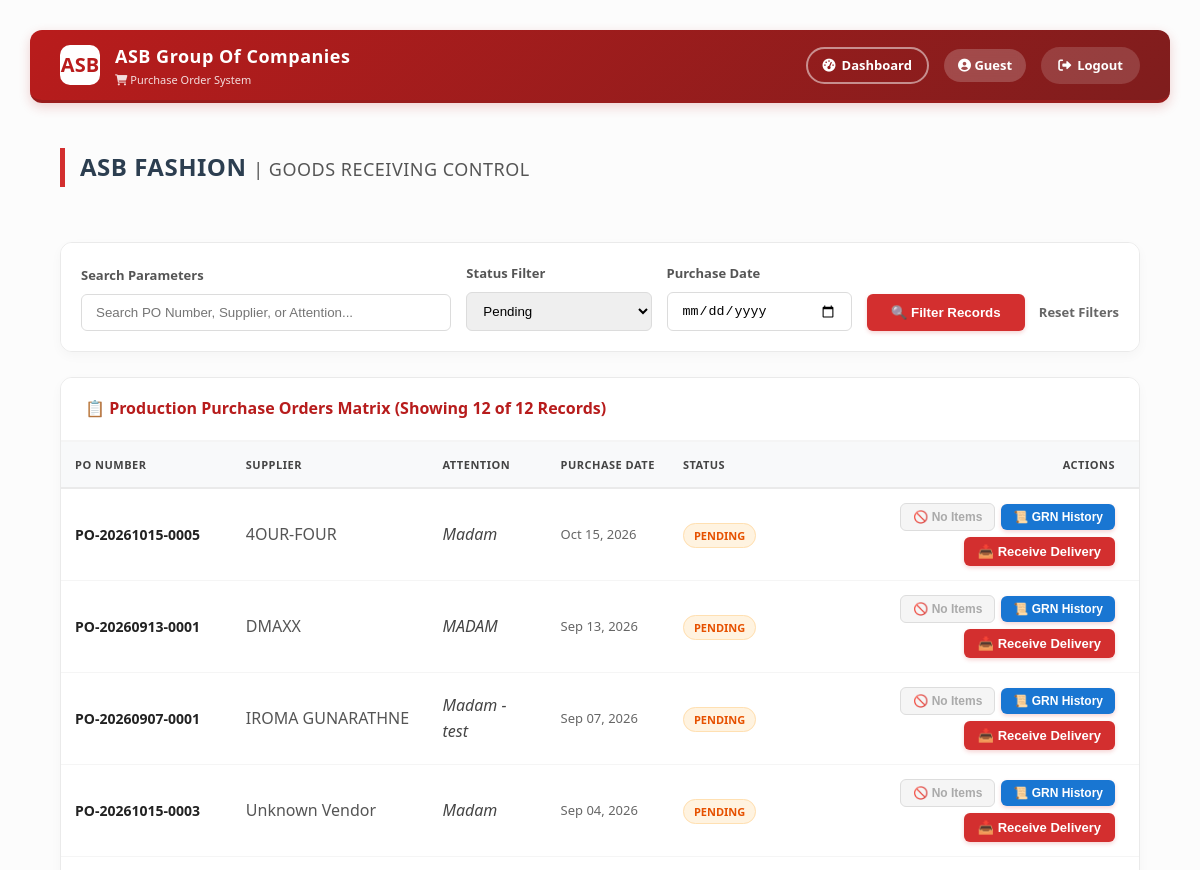
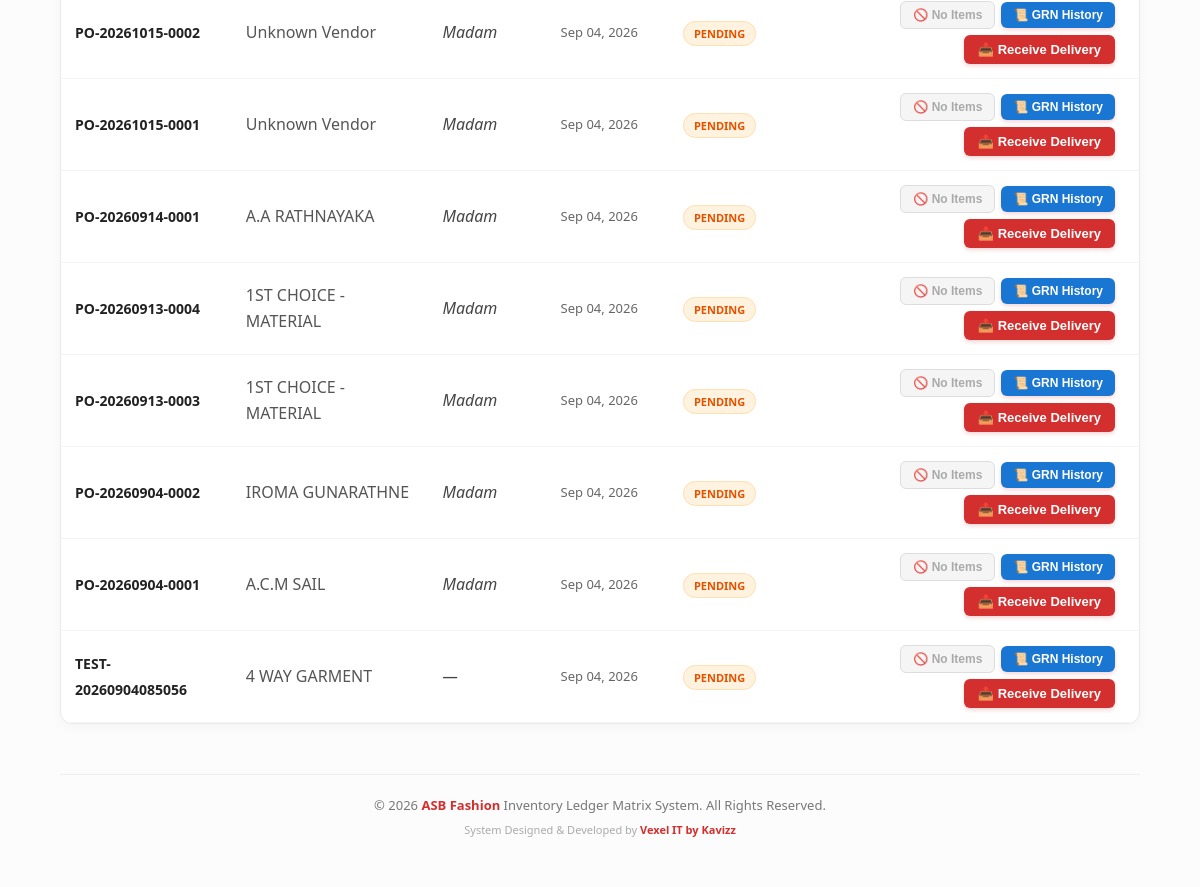
The page /receive_po_dashboard.php on the database its author committed (2 pictures, top to bottom).
### tables this page shows
CREATE TABLE `po_header` (
  `po_id` bigint(20) UNSIGNED NOT NULL,
  `po_number` varchar(50) NOT NULL,
  `supplier_id` bigint(20) UNSIGNED NOT NULL,
  `purchase_date` date NOT NULL,
  `attention` varchar(255) DEFAULT NULL,
  `remarks` text DEFAULT NULL,
  `expected_delivery_date` date DEFAULT NULL,
  `added_by` int(11) DEFAULT NULL,
  `status` enum('Pending','Received','Completed','Cancelled') NOT NULL DEFAULT 'Pending',
  `created_at` timestamp NULL DEFAULT current_timestamp(),
  `updated_at` timestamp NULL DEFAULT current_timestamp() ON UPDATE current_timestamp(),
  `season_type` varchar(50) DEFAULT 'Non-Season'
);

CREATE TABLE `suppliers` (
  `supplier_id` bigint(20) UNSIGNED NOT NULL,
  `supplier_name` varchar(100) NOT NULL,
  `system_id` varchar(50) DEFAULT NULL,
  `contact_number` varchar(20) DEFAULT NULL,
  `land_number` varchar(20) DEFAULT NULL,
  `fax_number` varchar(20) DEFAULT NULL,
  `contact_person` varchar(100) DEFAULT NULL,
  `whatsapp` varchar(20) DEFAULT NULL,
  `email` varchar(100) DEFAULT NULL,
  `address` text DEFAULT NULL,
  `status` varchar(50) DEFAULT 'Active'
);

### receive_po_dashboard.php (the view, shortened to what this page needs)
<?php
$conn = getConnection();
$search_filter  = isset($_GET['search']) ? trim($_GET['search']) : '';
$date_filter    = isset($_GET['date_filter']) ? $_GET['date_filter'] : '';
$status_filter  = isset($_GET['status_filter']) ? $_GET['status_filter'] : 'Pending';
$items_per_page = 15;
$current_page   = isset($_GET['page_num']) ? (int)$_GET['page_num'] : 1;
$offset         = ($current_page - 1) * $items_per_page;
$where_clauses = [];
$types = "";
$params = [];
if ($status_filter === 'All_Active') {
    $where_clauses[] = "h.status NOT IN ('Cancelled', 'Completed')";
} elseif ($status_filter === 'All') {
} elseif (!empty($status_filter)) {
    $where_clauses[] = "h.status = ?";
    $params[] = $status_filter;
    $types .= "s";
} else {
    $where_clauses[] = "h.status NOT IN ('Cancelled', 'Completed')";
}
$where_str = !empty($where_clauses) ? "WHERE " . implode(" AND ", $where_clauses) : "";
$count_sql = "SELECT COUNT(DISTINCT h.po_id) FROM po_header h LEFT JOIN suppliers s ON h.supplier_id = s.supplier_id $where_str";
$count_stmt = $conn->prepare($count_sql);
if (!empty($params)) $count_stmt->bind_param($types, ...$params);
$count_stmt->execute();
$total_pos = $count_stmt->get_result()->fetch_row()[0];
$main_sql = "SELECT h.*, s.supplier_name,
                (SELECT gh.grn_id FROM grn_header gh WHERE gh.po_id = h.po_id ORDER BY gh.grn_id DESC LIMIT 1) as latest_grn_id
             FROM po_header h
             LEFT JOIN suppliers s ON h.supplier_id = s.supplier_id
             $where_str
             ORDER BY h.purchase_date DESC, h.po_id DESC
             LIMIT ? OFFSET ?";
$types .= "ii";
$params[] = $items_per_page;
$params[] = $offset;
$query_stmt = $conn->prepare($main_sql);
$query_stmt->bind_param($types, ...$params);
$query_stmt->execute();
$pos_list = $query_stmt->get_result()->fetch_all(MYSQLI_ASSOC);
include ROOT_PATH . 'includes/header.php';
?>
<div class="container-fluid" style="padding: 20px 30px;">
    <div class="page-header">
        <h2 class="asb-header-title">ASB Fashion <span style="font-weight:300; color:#555; font-size:18px;">| Goods Receiving Control</span></h2>
    </div>
    <div class="asb-card" style="margin-bottom: 25px;">
        <div style="padding: 20px; background: #fff;">
            <form method="GET" style="display:flex; flex-wrap:wrap; gap:15px; align-items:flex-end;">
                <div style="flex:2; min-width:250px;">
                    <label style="font-weight:600; margin-bottom:8px; display:block; font-size:13px; color:#555;">Search Parameters</label>
                    <input type="text" name="search" class="asb-input" placeholder="Search PO Number, Supplier, or Attention..." value="<?= htmlspecialchars($search_filter); ?>">
                </div>
                <div style="flex:1; min-width:160px;">
                    <label style="font-weight:600; margin-bottom:8px; display:block; font-size:13px; color:#555;">Status Filter</label>
                    <select name="status_filter" class="asb-input" style="padding: 10px 12px;">
                        <option value="Pending" <?= $status_filter == 'Pending' ? 'selected' : ''; ?>>Pending</option>
                    </select>
                </div>
                <div style="flex:1; min-width:160px;">
                    <label style="font-weight:600; margin-bottom:8px; display:block; font-size:13px; color:#555;">Purchase Date</label>
                    <input type="date" name="date_filter" class="asb-input" value="<?= htmlspecialchars($date_filter); ?>">
                </div>
                <div>
                    <button type="submit" class="btn-asb-action" style="padding: 11px 24px;">🔍 Filter Records</button>
                    <a href="receive_po_dashboard.php" style="color: #666; margin-left: 10px; text-decoration: none; font-size: 13px; font-weight: 600;">Reset Filters</a>
                </div>
            </form>
        </div>
    </div>
    <div class="asb-card">
        <div class="asb-card-header">📋 Production Purchase Orders Matrix (Showing <?= count($pos_list); ?> of <?= number_format($total_pos); ?> Records)</div>
        <div class="card-body" style="padding: 0;">
            <?php if (empty($pos_list)): ?>
                <div style="text-align:center; padding:50px; color:#999; font-size:14px;">No purchase orders found matching your criteria.</div>
            <?php else: ?>
                <div class="table-responsive">
                    <table class="table asb-table" style="width:100%; margin-bottom:0; border-collapse:collapse;">
                        <thead>
                            <tr>
                                <th>PO Number</th>
                                <th>Supplier</th>
                                <th>Attention</th>
                                <th>Purchase Date</th>
                                <th>Status</th>
                                <th style="text-align:right; padding-right:24px !important;">Actions</th>
                            </tr>
                        </thead>
                        <tbody>
                            <?php foreach ($pos_list as $po):$stLower = strtolower($po['status']);$badgeClass = 'asb-badge-pending';
                                $hasGrn = !empty($po['latest_grn_id']);
                            ?>
                                <tr>
                                    <td><strong style="color:#222; font-size:14px;"><?= $po['po_number']; ?></strong></td>
                                    <td style="color:#555;"><?= htmlspecialchars($po['supplier_name'] ?? 'Unknown Vendor'); ?></td>
                                    <td style="color:#444; font-style:italic;"><?= htmlspecialchars($po['attention'] ?? '—'); ?></td>
                                    <td style="color:#666; font-size:13px;"><?= date('M d, Y', strtotime($po['purchase_date'])); ?></td>
                                    <td><span class="asb-badge <?= $badgeClass; ?>"><?= $po['status']; ?></span></td>
                                    <td style="text-align:right; padding-right:24px !important;">
                                        <div style="display: inline-flex; gap: 6px; align-items: center; flex-wrap: wrap; justify-content: flex-end;">
                                            <?php if ($hasGrn): ?>
                                                <a href="print_grn.php?grn_id=<?= $po['latest_grn_id']; ?>&type=supplier" target="_blank" class="btn-asb-action" style="background: #fff; color: #d32f2f; border: 1px solid #d32f2f; padding: 6px 12px; font-size: 12px; box-shadow: none;" title="Print Supplier Copy">🖨 Supplier</a>
                                                <a href="print_grn.php?grn_id=<?= $po['latest_grn_id']; ?>&type=internal" target="_blank" class="btn-asb-action" style="background: #fff; color: #333; border: 1px solid #ccc; padding: 6px 12px; font-size: 12px; box-shadow: none;" title="Print Gate Pass">📋 Gate Pass</a>
                                            <?php else: ?>
                                                <button class="btn-asb-action" style="background: #f5f5f5; color: #aaa; border: 1px solid #ddd; padding: 6px 12px; font-size: 12px; box-shadow: none; cursor: not-allowed;" disabled>🚫 No Items</button>
                                            <?php endif; ?>
                                            <button class="btn-asb-action" style="background: #1976d2; padding: 6px 12px; font-size: 12px;" onclick="viewGrnHistory(<?= $po['po_id']; ?>, '<?= addslashes($po['po_number']); ?>')">📜 GRN History</button>
                                            <button class="btn-asb-action" style="padding: 7px 14px; font-size: 13px;" onclick="openGrnModal(<?= $po['po_id']; ?>, '<?=$po['po_number']; ?>', '<?= htmlspecialchars($po['supplier_name'] ?? 'Unknown'); ?>', '<?= htmlspecialchars($po['attention'] ?? '—'); ?>')">📥 Receive Delivery</button>
                                        </div>
                                    </td>
                                </tr>
                            <?php endforeach; ?>
                        </tbody>
                    </table>
                </div>
            <?php endif; ?>
        </div>
    </div>
    <div class="asb-footer">
        © <?= date('Y'); ?> <strong>ASB Fashion</strong> Inventory Ledger Matrix System. All Rights Reserved.<br>
        <span style="font-size:11px; margin-top:5px; display:inline-block; color:#aaa;">System Designed & Developed by <strong>Vexel IT by Kavizz</strong></span>
    </div>
</div>
<?php include ROOT_PATH . 'includes/footer.php'; ?>

### includes/header.php (style rules this page uses)
* { margin: 0; padding: 0; box-sizing: border-box; }
body { font-family: -apple-system, BlinkMacSystemFont, 'Segoe UI', Roboto, 'Helvetica Neue', Arial, sans-serif; background: #fef2f2; color: #333; line-height: 1.6; }
a { text-decoration: none; color: #3498db; }
.card-body { padding: 25px; }
.table-responsive { overflow-x: auto; }
table { width: 100%; border-collapse: collapse; }
table thead { background: #fef2f2; }
table th { padding: 12px 15px; text-align: left; font-weight: 600; color: #2c3e50; border-bottom: 2px solid #fecaca; white-space: nowrap; }
table td { padding: 12px 15px; border-bottom: 1px solid #fecaca; vertical-align: middle; }
.page-header { display: flex; justify-content: space-between; align-items: center; margin-bottom: 30px; flex-wrap: wrap; gap: 15px; }
.page-header h2 { color: #2c3e50; font-weight: 700; }

### receive_po_dashboard.php (style rules this page uses)
body { background-color: #fcfcfc; font-family: 'Segoe UI', Tahoma, Geneva, Verdana, sans-serif; color: #333; }
.asb-header-title { color: #b71c1c; font-weight: 800; text-transform: uppercase; letter-spacing: 0.5px; border-left: 5px solid #d32f2f; padding-left: 15px; margin-bottom: 25px; }
.asb-card { background: #ffffff; border: 1px solid #eaeaea; border-radius: 12px; box-shadow: 0 4px 12px rgba(0,0,0,0.03); overflow: hidden; margin-bottom: 30px; }
.asb-card-header { background: #fff; border-bottom: 2px solid #f5f5f5; padding: 18px 24px; color: #b71c1c; font-weight: bold; }
.asb-table th { background: #f8f9fa !important; color: #444 !important; font-weight: 600 !important; text-transform: uppercase; font-size: 11px; letter-spacing: 0.5px; padding: 14px !important; border-bottom: 2px solid #eaeaea !important; }
.asb-table td { padding: 14px !important; vertical-align: middle !important; border-bottom: 1px solid #f5f5f5 !important; }
.btn-asb-action { background: #d32f2f; color: #fff; border: none; font-weight: bold; padding: 8px 16px; border-radius: 6px; box-shadow: 0 2px 4px rgba(211,47,47,0.2); transition: all 0.2s ease; cursor: pointer; text-decoration: none; display: inline-flex; align-items: center; justify-content: center; }
.asb-badge { padding: 4px 10px; border-radius: 20px; font-size: 11px; font-weight: bold; text-transform: uppercase; }
.asb-badge-pending { background: #fff3e0; color: #e65100; border: 1px solid #ffe0b2; }
.asb-input { border: 1px solid #dcdcdc; padding: 10px 14px; border-radius: 6px; width: 100%; transition: all 0.2s; }
.asb-footer { text-align: center; margin-top: 50px; padding: 20px; color: #777; border-top: 1px solid #eee; font-size: 13px; }
.asb-footer strong { color: #d32f2f; }

### rows shown on the page
po_header: po_number "PO-20261015-0005", supplier.supplier_name "4OUR-FOUR", attention "Madam", purchase_date "Oct 15, 2026", status "PENDING"
po_header: po_number "PO-20260913-0001", supplier.supplier_name "DMAXX", attention "MADAM", purchase_date "Sep 13, 2026", status "PENDING"
po_header: po_number "PO-20260907-0001", supplier.supplier_name "IROMA GUNARATHNE", attention "Madam - test", purchase_date "Sep 07, 2026", status "PENDING"
po_header: po_number "PO-20261015-0003", supplier_name "Unknown Vendor", attention "Madam", purchase_date "Sep 04, 2026", status "PENDING"
po_header: po_number "PO-20261015-0002", supplier_name "Unknown Vendor", attention "Madam", purchase_date "Sep 04, 2026", status "PENDING"
po_header: po_number "PO-20261015-0001", supplier_name "Unknown Vendor", attention "Madam", purchase_date "Sep 04, 2026", status "PENDING"
po_header: po_number "PO-20260914-0001", supplier.supplier_name "A.A RATHNAYAKA", attention "Madam", purchase_date "Sep 04, 2026", status "PENDING"
po_header: po_number "PO-20260913-0004", supplier.supplier_name "1ST CHOICE - MATERIAL", attention "Madam", purchase_date "Sep 04, 2026", status "PENDING"
po_header: po_number "PO-20260913-0003", supplier.supplier_name "1ST CHOICE - MATERIAL", attention "Madam", purchase_date "Sep 04, 2026", status "PENDING"
po_header: po_number "PO-20260904-0002", supplier.supplier_name "IROMA GUNARATHNE", attention "Madam", purchase_date "Sep 04, 2026", status "PENDING"
po_header: po_number "PO-20260904-0001", supplier.supplier_name "A.C.M SAIL", attention "Madam", purchase_date "Sep 04, 2026", status "PENDING"
po_header: po_number "TEST-20260904085056", supplier.supplier_name "4 WAY GARMENT", attention "—", purchase_date "Sep 04, 2026", status "PENDING"

### other values the page prints
$_SESSION['username'] "Guest"
count($pos_list) "12"
$total_pos "12"
